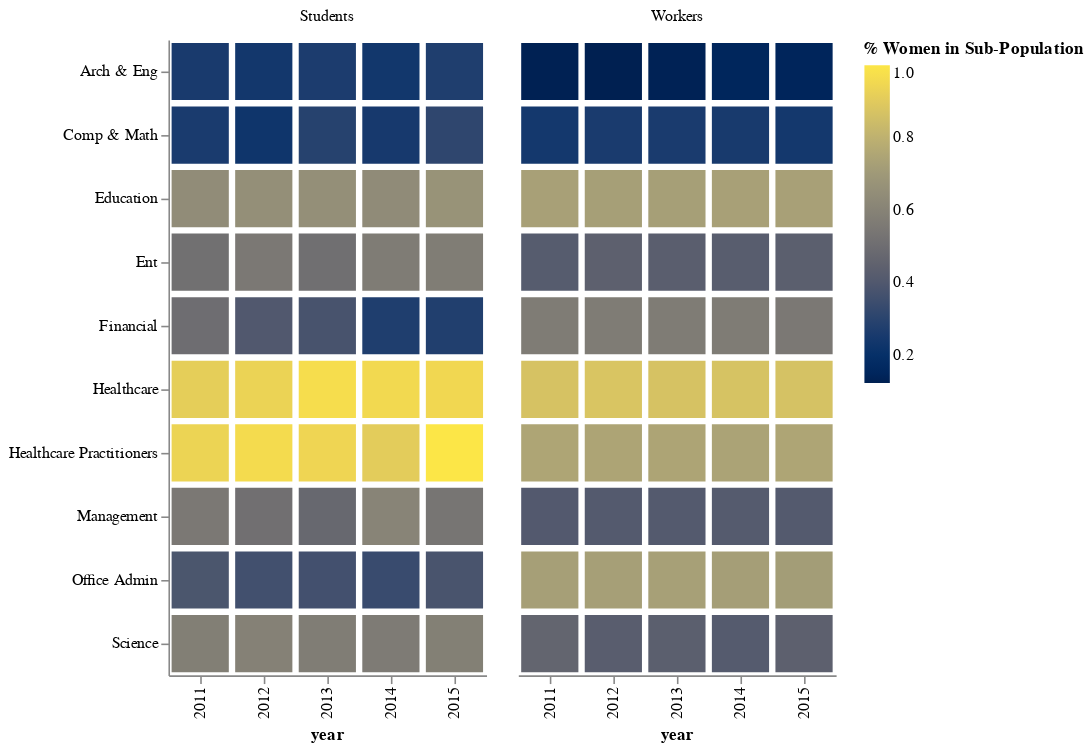

The notebook cell saved with this chart:
### Code cell
# Use this function to create heat map Style 2
# Available features: % Women in Sub-Population

feature = '% Women in Sub-Population:Q'
rev_heat_map(feature)
